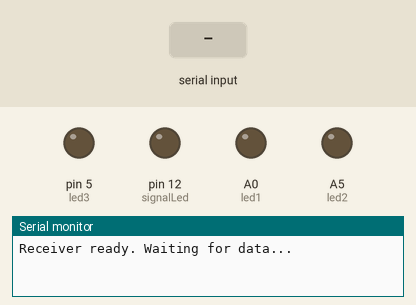
A sketch run on a simulated Arduino Uno, built with avr-gcc and run on an emulated ATmega328P. Shown: output pins drawn as LEDs (lit = HIGH), the last lines printed to the serial monitor. The test bench sets the inputs (shaded band).

Above: at 1.2 s.
1.3 s: "A0: \n" received over the second serial link
At 2.2 s:
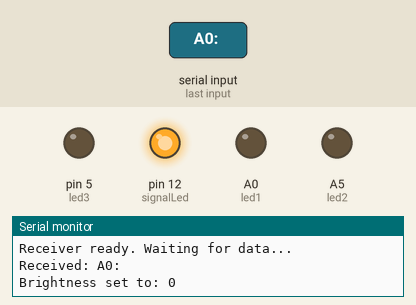
4.3 s: "Btn1: \n" received over the second serial link
At 7.1 s:
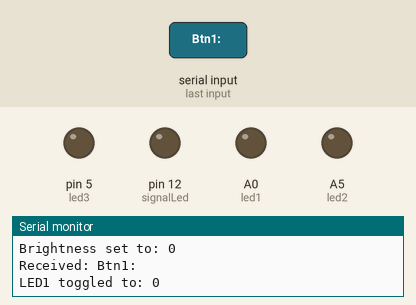
7.3 s: "Btn2: \n" received over the second serial link
At 8.0 s:
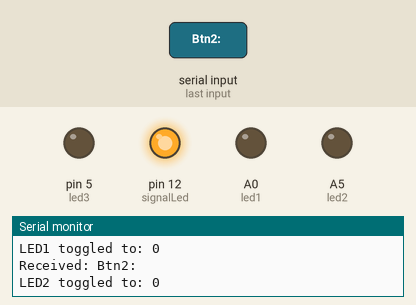
Timing chart, 0 to 10.8 s (numbered marks = the images above; inputs shaded):
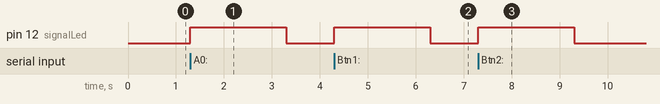

Measured:
- after the input at 1.3 s, pin 12 (signalLed): LOW → HIGH at once, → LOW 2.0 s later
- after the input at 4.3 s, pin 12 (signalLed): LOW → HIGH at once, → LOW 2.0 s later
- after the input at 7.3 s, pin 12 (signalLed): LOW → HIGH at once, → LOW 2.0 s later

The sketch:

reciver.ino
```cpp
#include <SoftwareSerial.h>

SoftwareSerial HC12(2, 3);

const int led1 = A0;
const int led2 = A5;
const int led3 = 5;

const int signalLed = 12;

bool state1 = false;
bool state2 = false;
int brightness = 0;

const unsigned int MAX_MESSAGE_LENGTH = 32;
char receivedChars[MAX_MESSAGE_LENGTH];
bool newData = false;
unsigned long lastReceiveTime = 0;
const unsigned long SIGNAL_TIMEOUT = 2000;

void setup() {
  pinMode(led1, OUTPUT);
  pinMode(led2, OUTPUT);
  pinMode(led3, OUTPUT);
  pinMode(signalLed, OUTPUT);

  digitalWrite(led1, LOW);
  digitalWrite(led2, LOW);
  digitalWrite(led3, LOW);
  digitalWrite(signalLed, LOW);

  Serial.begin(9600);
  HC12.begin(9600);
  Serial.println("Receiver ready. Waiting for data...");
}

void loop() {
  receiveData();
  processData();
  checkSignalStatus();
}

void receiveData() {
  static byte ndx = 0;
  char endMarker = '\n';
  char rc;

  while (HC12.available() > 0 && !newData) {
    rc = HC12.read();

    if (rc != endMarker) {
      if (ndx < MAX_MESSAGE_LENGTH - 1) {
        receivedChars[ndx++] = rc;
      }
    } else {
      receivedChars[ndx] = '\0';
      ndx = 0;
      newData = true;
      lastReceiveTime = millis();
    }
  }
}

void processData() {
  if (newData) {
    Serial.print("Received: ");
    Serial.println(receivedChars);
    digitalWrite(signalLed, HIGH);

    if (strncmp(receivedChars, "A0: ", 4) == 0) {
      brightness = atoi(receivedChars + 4);
      brightness = constrain(brightness, 0, 1023);
      brightness = map(brightness, 0, 1023, 0, 255);
      analogWrite(led3, brightness);
      Serial.print("Brightness set to: ");
      Serial.println(brightness);

    } else if (strncmp(receivedChars, "Btn1: ", 6) == 0) {
      state1 = atoi(receivedChars + 6);
      digitalWrite(led1, state1);
      Serial.print("LED1 toggled to: ");
      Serial.println(state1);

    } else if (strncmp(receivedChars, "Btn2: ", 6) == 0) {
      state2 = atoi(receivedChars + 6);
      digitalWrite(led2, state2);
      Serial.print("LED2 toggled to: ");
      Serial.println(state2);
    } else {
      Serial.println("Unknown command");
    }

    newData = false;
  }
}

void checkSignalStatus() {
  if (millis() - lastReceiveTime > SIGNAL_TIMEOUT) {
    digitalWrite(signalLed, LOW); // Signal lost
  }
}
```
